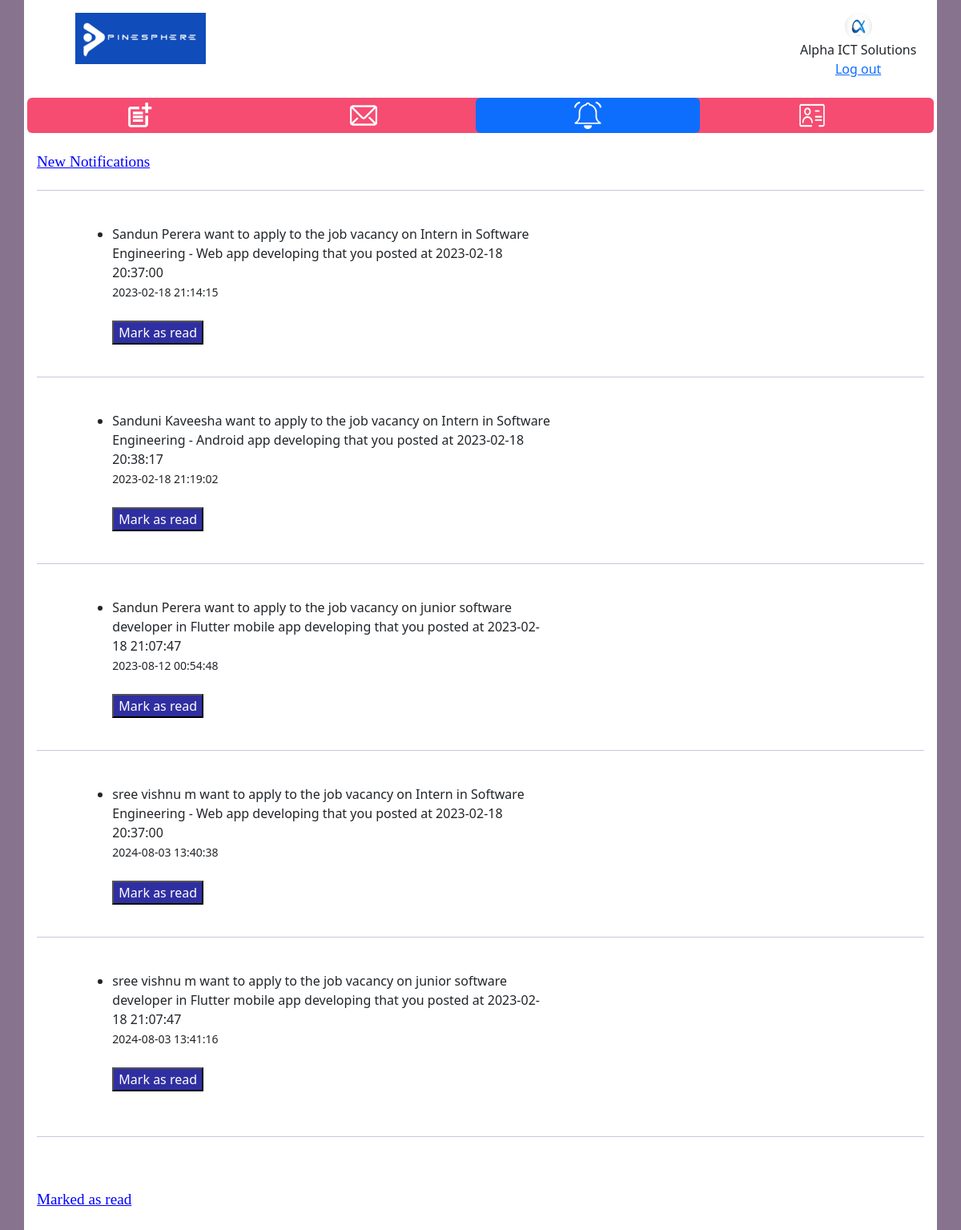
/comnotifications/01ca3045-d304-4f51-b955-e11f01f4c2c0/, run on the app's committed database.
### WorkplaceApp/models.py (models this page shows)
class companyDataTable(models.Model):
    comid = models.UUIDField(default=uuid.uuid4, primary_key=True, editable=False, unique=True)
    companyname = models.CharField(max_length=100)
    comregno = models.CharField(max_length=500)
    address = models.TextField(blank=True, null=True)
    email = models.CharField(max_length=200)
    tel = models.CharField(max_length=50)
    preffield = models.CharField(max_length=300)
    linkedin = models.CharField(blank=True, null=True, max_length=1000)
    createtimestamp = models.DateTimeField(auto_now_add=True)
    updatetimestamp = models.DateTimeField(auto_now_add=True)
    profilepic = models.ImageField(null=True, blank=True)
    username = models.CharField(unique=True, max_length=200)
    password = models.CharField(max_length=100)

class ComNotification(models.Model):
    ComNotificationId = models.UUIDField(default=uuid.uuid4, primary_key=True, editable=False, unique=True)
    notification = models.TextField(blank=True, null=True)
    company = models.ForeignKey(companyDataTable, on_delete=models.CASCADE, null=True, blank=True)
    createtimestamp = models.CharField(max_length=30, blank=True, null=True)
    MarkAsRead = models.CharField(max_length=5,blank=True, null=True)

### WorkplaceApp/views.py (the view)
# urls.py: path('comnotifications/<str:comid>/', views.ComNotifications, name="ComNotifications"),
def ComNotifications(request, comid):
    comdb = companyDataTable.objects.get(comid=comid)
    newNotifications = ComNotification.objects.filter(company=comdb,MarkAsRead='0')
    oldNotifications = ComNotification.objects.filter(company=comdb,MarkAsRead='1')
    return render(request, "company/comnotification.html",{'comdb':comdb,'newNotifications':newNotifications, 'oldNotifications':oldNotifications})

### template/company/comnotification.html (shortened to what this page needs)
<!DOCTYPE html>
<html>
	<head>
		{% load static %}
		<link href="https://cdn.jsdelivr.net/npm/bootstrap@5.2.3/dist/css/bootstrap.min.css" rel="stylesheet">
		  <link href="{% static 'css/style.css' %} " rel="stylesheet">
	</head>
<body style="background-color: #88738E;">
		<div class="container p-3" style="background-color: #ffffff;">
			<div class="row header">
				<div class="col-3 col-sm-3">
				<img src="{% static 'images/logointern.png' %}" alt="Company Logo" style=" height: 64px; width: auto;" class="companyLogo">
				</div>
				<div class="col-7 col-sm-7">
				</div>
				<div class="col-2 col-sm-2">
				<img src="{{comdb.profilepic.url}}" alt="User Icon" style="width: 34px; height: 34px;" class="usericon rounded-pill "><br>{{comdb.companyname}}<br><a href="{% url 'logout' %}">Log out</a>
				</div>
			</div>
			<br>
			<div class="row sticky">
			  <ul class="nav nav-pills nav-justified navbarclr">
			    <li class="nav-item">
			      <a class="nav-link" href="{% url 'addpost' comdb.comid %}"> <img src="{% static 'images/icon/addpost.png' %}" alt="Add Posts" style="width: 34px; height: 34px;" class="btnicon"> </a>
			    </li>
			    <li class="nav-item">
			      <a class="nav-link" href="{% url 'commsg' comdb.comid %}"><img src="{% static 'images/icon/msgwhite.png' %}" alt="Messages" style="width: 34px; height: 34px;" class="btnicon"></a>
			    </li>
			    <li class="nav-item">
			      <a class="nav-link active" href="{% url 'ComNotifications' comdb.comid %}"><img src="{% static 'images/icon/notificationwhite.png' %}" alt="Notifications" style="width: 34px; height: 34px;" class="btnicon"></a>
			    </li>
			    <li class="nav-item">
			      <a class="nav-link" href="{% url 'mypost' comdb.comid %}"><img src="{% static 'images/icon/mypost.png' %}" alt="My Posts" style="width: 34px; height: 34px;" class="btnicon"></a>
			    </li>
			  </ul>
			</div>
    <br>
			<div class="row" id="newNotifications">
				<h1 style="color:blue; font-family: verdana; font-size: 120%;"><u> New Notifications</u></h1>
				<ul>
				{% for i in newNotifications %}
				<hr style="color:#242582; height:3px;">
				<div class="row">
					<div class="col-1 col-sm-1"></div>
						<div class="col-10 col-sm-10 notibody" >
							<br>
							<div class="singlenotification"  style="float: left; width: 60%">
								<div class="notitext">
									<li>
									{{ i.notification }}
									<br><small>{{ i.createtimestamp }}</small><br>
									<br>
									<a href="{% url 'markasreadCom' comdb.comid i.ComNotificationId %}"> <button class="removenotification">Mark as read</button></a>
								</li>
								</div><br>
							</div>
						</div>
					<div class="col-1 col-sm-1"></div>
				</div>
				{% endfor %}
			</ul>
			</div>
			<hr style="color:#242582; height:3px;">
			<br><br>
			<div class="row" id="oldNotifications">
				<h1 style="color:blue; font-family: verdana; font-size: 120%;"><u>Marked as read</u> </h1>
			</div>
		</div>
</body>
</html>

### static/css/style.css (style rules this page uses)
.header { text-align: center; }
div.sticky { position: -webkit-sticky; position: sticky; top: 0; padding: 0px; }
.nav-item > a { padding: 5px; color: black }
.navbarclr { background-color: #f64c72; border-radius: 6px; }
.removenotification { color: white; background-color: #2f2fa2; }
:root { --primary-color:#242582; }

### data on the page
companyDataTable: profilepic (picture), companyname "Alpha ICT Solutions"
ComNotification: notification "Sandun Perera want to apply to the job vacancy on Intern in Software Engineering - Web app developing that you posted at 2023-02-18 20:37:00", createtimestamp "2023-02-18 21:14:15"
ComNotification: notification "Sanduni Kaveesha want to apply to the job vacancy on Intern in Software Engineering - Android app developing that you posted at 2023-02-18 20:38:17", createtimestamp "2023-02-18 21:19:02"
ComNotification: notification "Sandun Perera want to apply to the job vacancy on junior software developer in Flutter mobile app developing that you posted at 2023-02-18 21:07:47", createtimestamp "2023-08-12 00:54:48"
ComNotification: notification "sree vishnu m want to apply to the job vacancy on Intern in Software Engineering - Web app developing that you posted at 2023-02-18 20:37:00", createtimestamp "2024-08-03 13:40:38"
ComNotification: notification "sree vishnu m want to apply to the job vacancy on junior software developer in Flutter mobile app developing that you posted at 2023-02-18 21:07:47", createtimestamp "2024-08-03 13:41:16"
